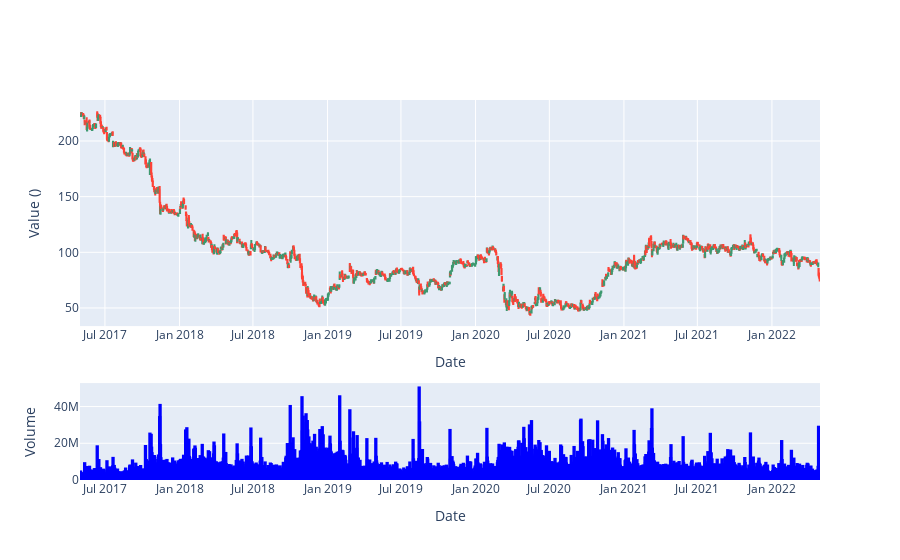

Notebook source saved alongside this figure:
### Code cell
grisbi.plot_candlestick(df)

### Figure 1 — Plotly figure (JSON) as saved in the notebook; plotly's stock layout.template omitted (floating-point values rounded to 4 significant figures; data arrays with more than 128 entries replaced by an {"elided": "..."} marker saying what was removed)
{"data": [{"close": {"elided": "1260 float values"}, "high": {"elided": "1260 float values"}, "low": {"elided": "1260 float values"}, "name": "", "open": {"elided": "1260 float values"}, "type": "candlestick", "x": {"elided": "1260 str values"}, "xaxis": "x", "yaxis": "y"}, {"marker": {"color": "blue", "line": {"color": "blue", "width": 3}}, "name": "Volume", "type": "bar", "x": {"elided": "1260 str values"}, "xaxis": "x2", "y": {"elided": "1260 int values"}, "yaxis": "y2"}], "layout": {"showlegend": false, "title": {"text": ""}, "xaxis": {"anchor": "y", "domain": [0, 1], "rangeslider": {"visible": false}, "title": {"text": "Date"}, "type": "date"}, "xaxis2": {"anchor": "y2", "domain": [0, 1], "title": {"text": "Date"}}, "yaxis": {"anchor": "x", "domain": [0.405, 1], "title": {"text": "Value ()"}}, "yaxis2": {"anchor": "x2", "domain": [0, 0.255], "title": {"text": "Volume"}}}}
